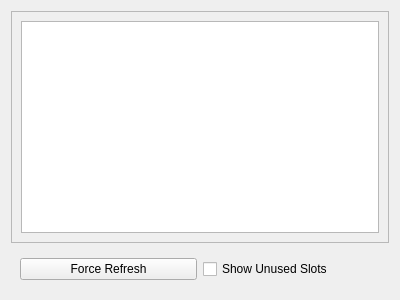
<?xml version="1.0" encoding="UTF-8"?>
<ui version="4.0">
 <class>LoconetSlotMonitor</class>
 <widget class="QWidget" name="LoconetSlotMonitor">
  <property name="geometry">
   <rect>
    <x>0</x>
    <y>0</y>
    <width>400</width>
    <height>300</height>
   </rect>
  </property>
  <property name="windowTitle">
   <string>Form</string>
  </property>
  <layout class="QVBoxLayout" name="verticalLayout_2">
   <item>
    <widget class="QScrollArea" name="scrollArea">
     <property name="widgetResizable">
      <bool>true</bool>
     </property>
     <widget class="QWidget" name="scrollAreaWidgetContents">
      <property name="geometry">
       <rect>
        <x>0</x>
        <y>0</y>
        <width>380</width>
        <height>229</height>
       </rect>
      </property>
      <layout class="QVBoxLayout" name="verticalLayout">
       <item>
        <widget class="QTableView" name="slotsTable"/>
       </item>
      </layout>
     </widget>
    </widget>
   </item>
   <item>
    <widget class="QWidget" name="widget" native="true">
     <layout class="QHBoxLayout" name="horizontalLayout">
      <item>
       <widget class="QPushButton" name="forceRefresh">
        <property name="text">
         <string>Force Refresh</string>
        </property>
       </widget>
      </item>
      <item>
       <widget class="QCheckBox" name="showUnusedSlots">
        <property name="text">
         <string>Show Unused Slots</string>
        </property>
       </widget>
      </item>
     </layout>
    </widget>
   </item>
  </layout>
 </widget>
 <resources/>
 <connections/>
</ui>
